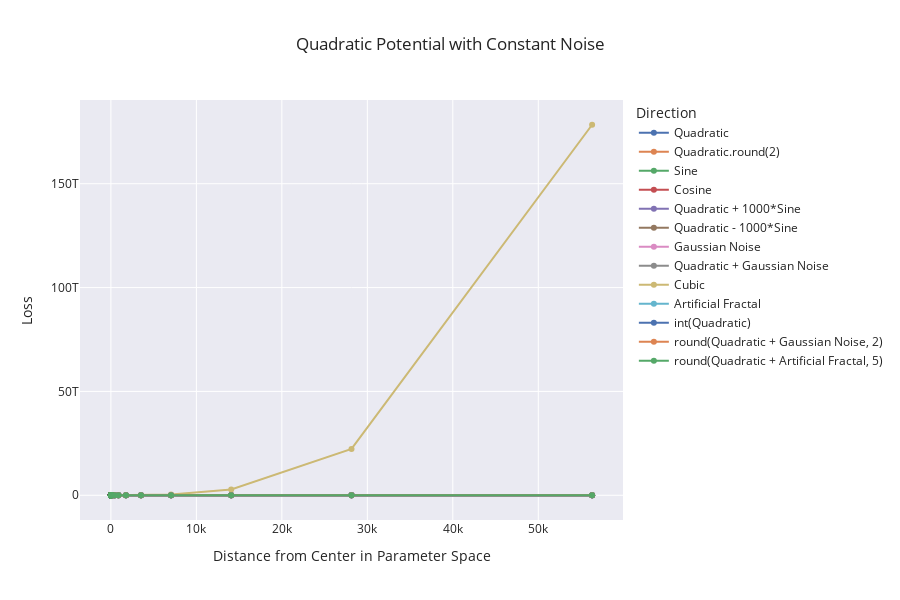

Notebook cell for this chart:
### Code cell
# Create a Plotly figure
fig = go.Figure()

# Plotting directly from grouped data
for column in df.columns[1:]:  # Skipping the first column, which is 'Distance'
    fig.add_trace(go.Scatter(
        x=df['Distance'],
        y=df[column],
        mode='lines+markers',
        name=column,
    ))

# Set axis labels and title with adjusted figure dimensions
fig.update_layout(
    title=f'Quadratic Potential with Constant Noise',
    xaxis_title='Distance from Center in Parameter Space',
    yaxis_title='Loss',
    legend_title='Direction',
    template='seaborn',
    height=600,
)


# Show the figure
fig.show()

# Assuming df is already defined with 'Distance' and other columns
curvature = pd.DataFrame()
curvature['Distance'] = df['Distance'].iloc[:].reset_index(drop=True)

# Loop through each column except 'Distance'
for column in df.columns[1:]:
    curvature[column] = None

    l = df[column].to_numpy()  # Load column values into numpy array for efficiency
    dist = df['Distance'].to_numpy()  # Distances as numpy array

    # Placeholder for curvature values
    curvature_values = []

    # Loop over the relevant indices
    for i in range(1, len(df) - 1):

        # Ensure distances are correctly spaced (geometric progression check)
        assert np.allclose(dist[i+1], 2 * dist[i]), "Distances are not geometrically spaced"

        # Calculating the second derivative approximation for curvature
        numerator = l[0] - 2 * l[i] + l[i+1]
        denominator = dist[i] ** 2
        curvature_val = numerator / denominator

        # Append to list
        curvature_values.append(curvature_val)

        #print(f"Calculating curvature for {column} at distance {dist[i]}")
        #print(f"({l[0]:.2g} - 2*{l[i]:.2g} + {l[i+1]:.2g}) / {dist[i]:.2g}^2 = {numerator:.2g} / {denominator:.2g} = {curvature_val:.2g}")

    # Adding calculated curvature to DataFrame and pad with None for first and last values
    curvature[column] = [None] + curvature_values + [None]

# Print final DataFrame with curvature values
curvature
